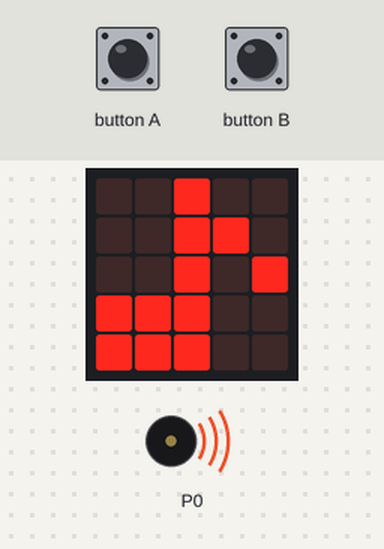
Bench run of a program on a simulated BBC micro:bit (MakeCode). Shown: the board's 5×5 LED display, buzzer (waves = sounding).

Above: at 0.1 s.
At 32.42 s:
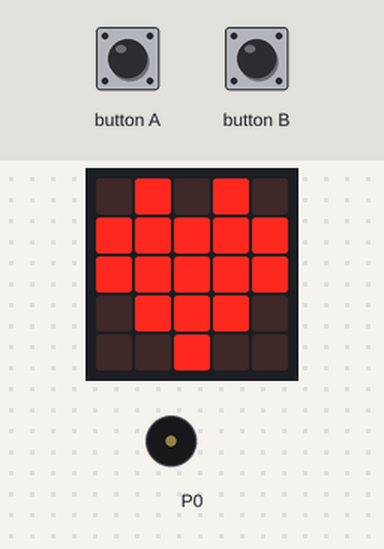
At 64.86 s:
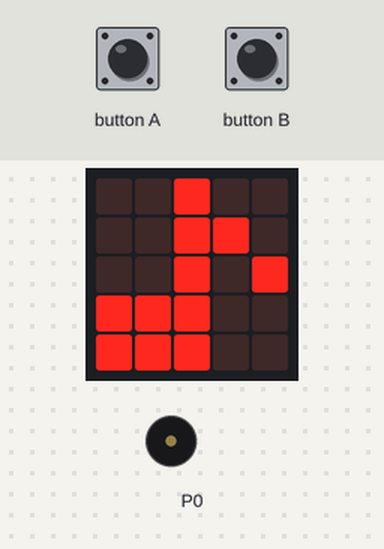
At 111.7 s:
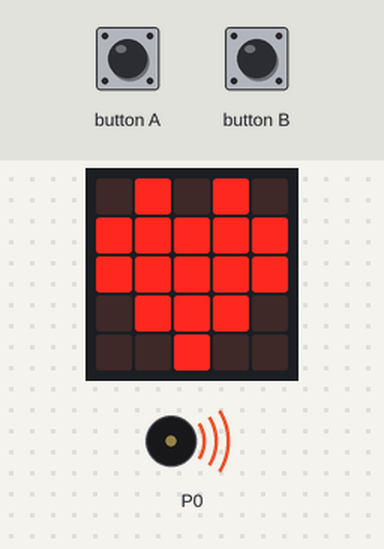
Timing chart, 0 to 130.0 s (numbered marks = the images above):
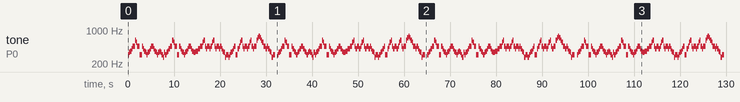

Measured:
- by itself, tone on P0: plays 311 Hz for 0.26 s, 349 Hz for 0.26 s, 370 Hz for 0.26 s, 415 Hz for 0.26 s, 466 Hz for 0.51 s, 622 Hz for 0.26 s … (424 notes in this stretch)
- what the display in image 1 shows lasts 0.6 s, from 32.3 s to 32.9 s

The program:

main.ts
```typescript
function サビA2 () {
    music.playTone(277, music.beat(BeatFraction.Half))
    music.playTone(311, music.beat(BeatFraction.Half))
    music.playTone(349, music.beat(BeatFraction.Half))
    music.playTone(370, music.beat(BeatFraction.Half))
    music.playTone(415, music.beat(BeatFraction.Half))
    music.playTone(466, music.beat(BeatFraction.Half))
    music.playTone(311, music.beat(BeatFraction.Whole))
}
function BadApple () {
    while (true) {
        Aメロ()
        サビA()
        サビB()
    }
}
input.onButtonPressed(Button.A, function () {
    if (音量 < 255) {
        音量 += 1
        音量変更()
    }
})
function サビA1 () {
    music.playTone(415, music.beat(BeatFraction.Half))
    music.playTone(466, music.beat(BeatFraction.Half))
    music.playTone(415, music.beat(BeatFraction.Half))
    music.playTone(370, music.beat(BeatFraction.Half))
    music.playTone(349, music.beat(BeatFraction.Half))
    music.playTone(277, music.beat(BeatFraction.Half))
    music.playTone(311, music.beat(BeatFraction.Whole))
}
function サビB () {
    サビ2()
    サビ2()
    サビB2()
}
function Aメロ4 () {
    music.playTone(415, music.beat(BeatFraction.Half))
    music.playTone(370, music.beat(BeatFraction.Half))
    music.playTone(349, music.beat(BeatFraction.Whole))
    music.playTone(370, music.beat(BeatFraction.Whole))
    music.playTone(415, music.beat(BeatFraction.Whole))
    music.playTone(466, music.beat(BeatFraction.Whole))
}
function Aメロ1 () {
    music.playTone(311, music.beat(BeatFraction.Half))
    music.playTone(349, music.beat(BeatFraction.Half))
    music.playTone(370, music.beat(BeatFraction.Half))
    music.playTone(415, music.beat(BeatFraction.Half))
    music.playTone(466, music.beat(BeatFraction.Whole))
}
function Aメロ () {
    Aメロ1()
    Aメロ2()
    Aメロ1()
    Aメロ3()
    Aメロ1()
    Aメロ2()
    Aメロ1()
    Aメロ4()
}
function Aメロ2 () {
    music.playTone(622, music.beat(BeatFraction.Half))
    music.playTone(554, music.beat(BeatFraction.Half))
    music.playTone(466, music.beat(BeatFraction.Whole))
    music.playTone(311, music.beat(BeatFraction.Whole))
    music.playTone(466, music.beat(BeatFraction.Half))
    music.playTone(415, music.beat(BeatFraction.Half))
    music.playTone(370, music.beat(BeatFraction.Half))
    music.playTone(349, music.beat(BeatFraction.Half))
}
function 音量変更 () {
    music.setVolume(音量)
}
function サビ1 () {
    music.playTone(554, music.beat(BeatFraction.Half))
    music.playTone(622, music.beat(BeatFraction.Half))
    music.playTone(466, music.beat(BeatFraction.Half))
    music.playTone(415, music.beat(BeatFraction.Half))
    music.playTone(466, music.beat(BeatFraction.Whole))
}
input.onButtonPressed(Button.B, function () {
    if (音量 > 0) {
        音量 += -1
        音量変更()
    }
})
function サビ2 () {
    music.playTone(415, music.beat(BeatFraction.Half))
    music.playTone(466, music.beat(BeatFraction.Half))
    サビ1()
}
function サビB2 () {
    music.playTone(622, music.beat(BeatFraction.Half))
    music.playTone(698, music.beat(BeatFraction.Half))
    music.playTone(740, music.beat(BeatFraction.Half))
    music.playTone(698, music.beat(BeatFraction.Half))
    music.playTone(622, music.beat(BeatFraction.Half))
    music.playTone(554, music.beat(BeatFraction.Half))
    music.playTone(466, music.beat(BeatFraction.Whole))
    music.playTone(415, music.beat(BeatFraction.Half))
    music.playTone(466, music.beat(BeatFraction.Half))
    music.playTone(415, music.beat(BeatFraction.Half))
    music.playTone(370, music.beat(BeatFraction.Half))
    music.playTone(349, music.beat(BeatFraction.Half))
    music.playTone(277, music.beat(BeatFraction.Half))
    music.playTone(311, music.beat(BeatFraction.Whole))
    music.rest(music.beat(BeatFraction.Whole))
}
function Aメロ3 () {
    music.playTone(415, music.beat(BeatFraction.Half))
    music.playTone(370, music.beat(BeatFraction.Half))
    music.playTone(349, music.beat(BeatFraction.Half))
    music.playTone(311, music.beat(BeatFraction.Half))
    music.playTone(349, music.beat(BeatFraction.Half))
    music.playTone(370, music.beat(BeatFraction.Half))
    music.playTone(349, music.beat(BeatFraction.Half))
    music.playTone(311, music.beat(BeatFraction.Half))
    music.playTone(277, music.beat(BeatFraction.Half))
    music.playTone(349, music.beat(BeatFraction.Half))
}
function サビA () {
    サビ1()
    サビ2()
    サビA1()
    サビA2()
}
let 音量 = 0
音量 = 127
音量変更()
basic.forever(function () {
    basic.showIcon(IconNames.EigthNote)
    basic.showIcon(IconNames.Heart)
})
basic.forever(function () {
    BadApple()
})
```

test.ts
```typescript
// テストはここに来ます。このパッケージが拡張機能として使用されるときにはコンパイルされません。
```
